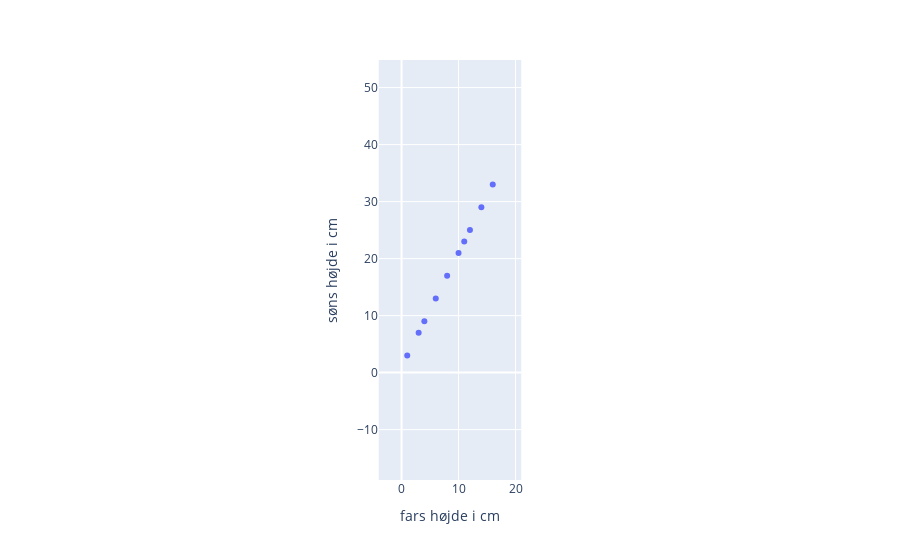

Here is the notebook cell this chart was saved with:
### Code cell
scatterplot(df3, 0, 1)

### Figure 1 — Plotly figure (JSON) as saved in the notebook; plotly's stock layout.template omitted (floating-point values rounded to 4 significant figures)
{"data": [{"hovertemplate": "0=%{x}<br>1=%{y}<extra></extra>", "legendgroup": "", "marker": {"color": "#636efa", "symbol": "circle"}, "mode": "markers", "name": "", "orientation": "v", "showlegend": false, "type": "scatter", "x": [1, 3, 4, 6, 8, 10, 11, 12, 14, 16], "xaxis": "x", "y": [3, 7, 9, 13, 17, 21, 23, 25, 29, 33], "yaxis": "y"}], "layout": {"autosize": true, "legend": {"tracegroupgap": 0}, "margin": {"t": 60}, "xaxis": {"anchor": "y", "constrain": "domain", "domain": [0.4037, 0.5963], "range": [-4, 21], "title": {"text": "fars højde i cm"}, "type": "linear"}, "yaxis": {"anchor": "x", "domain": [0, 1], "range": [-2, 38], "scaleanchor": "x", "scaleratio": 1, "title": {"text": "søns højde i cm"}, "type": "linear"}}}
